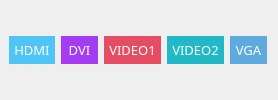
     <widget class="QWidget" name="m_pDisplayWidget" native="true">
      <property name="minimumSize">
       <size>
        <width>0</width>
        <height>54</height>
       </size>
      </property>
      <property name="styleSheet">
       <string notr="true">.QWidget#m_pDisplayWidget{
background-color: rgb(244,244,244);
}</string>
      </property>
      <layout class="QHBoxLayout" name="horizontalLayout">
       <property name="leftMargin">
        <number>9</number>
       </property>
       <property name="topMargin">
        <number>0</number>
       </property>
       <property name="bottomMargin">
        <number>0</number>
       </property>
       <item>
        <widget class="QPushButton" name="m_pDisplayHDMIBtn">
         <property name="minimumSize">
          <size>
           <width>37</width>
           <height>18</height>
          </size>
         </property>
         <property name="font">
          <font>
           <family>微软雅黑</family>
           <pointsize>10</pointsize>
          </font>
         </property>
         <property name="styleSheet">
          <string notr="true">QPushButton {
    background-color: rgb(79,197,247);
    border-width: 2px;
    border-color: rgb(79,197,247);
    border-style: solid;
    border-radius: 0;
    padding: 3px;
    min-width: 9ex;
    min-height: 2.5ex;
	color: rgb(255,255,255);
}

QPushButton:hover {
    background-color: rgb(79,197,247);
    border-color: rgb(255, 255, 255);
}

/* Increase the padding, so the text is shifted when the button is
   pressed. */
QPushButton:pressed {
    padding-left: 5px;
    padding-top: 5px;
    background-color: rgb(79,197,247);
}</string>
         </property>
         <property name="text">
          <string>HDMI</string>
         </property>
        </widget>
       </item>
       <item>
        <widget class="QPushButton" name="m_pDisplayDVIBtn">
         <property name="minimumSize">
          <size>
           <width>37</width>
           <height>18</height>
          </size>
         </property>
         <property name="font">
          <font>
           <family>微软雅黑</family>
           <pointsize>10</pointsize>
          </font>
         </property>
         <property name="styleSheet">
          <string notr="true">QPushButton {
    background-color: rgb(164,60,243);
    border-width: 2px;
    border-color: rgb(164,60,243);
    border-style: solid;
    border-radius: 0;
    padding: 3px;
    min-width: 9ex;
    min-height: 2.5ex;
	color: rgb(255,255,255);
}

QPushButton:hover {
    background-color: rgb(164,60,243);
    border-color: rgb(255, 255, 255);
}

/* Increase the padding, so the text is shifted when the button is
   pressed. */
QPushButton:pressed {
    padding-left: 5px;
    padding-top: 5px;
    background-color: rgb(164,60,243);
}</string>
         </property>
         <property name="text">
          <string>DVI</string>
         </property>
        </widget>
       </item>
       <item>
        <widget class="QPushButton" name="m_pDisplayVideo1Btn">
         <property name="minimumSize">
          <size>
           <width>37</width>
           <height>18</height>
          </size>
         </property>
         <property name="font">
          <font>
           <family>微软雅黑</family>
           <pointsize>10</pointsize>
          </font>
         </property>
         <property name="styleSheet">
          <string notr="true">QPushButton {
    background-color: rgb(230,76,100);
    border-width: 2px;
    border-color: rgb(230,76,100);
    border-style: solid;
    border-radius: 0;
    padding: 3px;
    min-width: 9ex;
    min-height: 2.5ex;
	color: rgb(255,255,255);
}

QPushButton:hover {
    background-color: rgb(230,76,100);
    border-color: rgb(255, 255, 255);
}

/* Increase the padding, so the text is shifted when the button is
   pressed. */
QPushButton:pressed {
    padding-left: 5px;
    padding-top: 5px;
    background-color: rgb(230,76,100);
}</string>
         </property>
         <property name="text">
          <string>VIDEO1</string>
         </property>
        </widget>
       </item>
       <item>
        <widget class="QPushButton" name="m_pdisplayVIDEO2Btn">
         <property name="minimumSize">
          <size>
           <width>37</width>
           <height>18</height>
          </size>
         </property>
         <property name="font">
          <font>
           <family>微软雅黑</family>
           <pointsize>10</pointsize>
          </font>
         </property>
         <property name="styleSheet">
          <string notr="true">QPushButton {
    background-color: rgb(33,185,199);
    border-width: 2px;
    border-color: rgb(33,185,199);
    border-style: solid;
    border-radius: 0;
    padding: 3px;
    min-width: 9ex;
    min-height: 2.5ex;
	color: rgb(255,255,255);
}

QPushButton:hover {
    background-color: rgb(33,185,199);
    border-color: rgb(255, 255, 255);
}

/* Increase the padding, so the text is shifted when the button is
   pressed. */
QPushButton:pressed {
    padding-left: 5px;
    padding-top: 5px;
    background-color: rgb(33,185,199);
}</string>
         </property>
         <property name="text">
          <string>VIDEO2</string>
         </property>
        </widget>
       </item>
       <item>
        <widget class="QPushButton" name="m_pDisplayVGABtn">
         <property name="minimumSize">
          <size>
           <width>37</width>
           <height>18</height>
          </size>
         </property>
         <property name="font">
          <font>
           <family>微软雅黑</family>
           <pointsize>10</pointsize>
          </font>
         </property>
         <property name="styleSheet">
          <string notr="true">QPushButton {
    background-color: rgb(94,170,222);
    border-width: 2px;
    border-color: rgb(94,170,222);
    border-style: solid;
    border-radius: 0;
    padding: 3px;
    min-width: 9ex;
    min-height: 2.5ex;
	color: rgb(255,255,255);
}

QPushButton:hover {
    background-color: rgb(94,170,222);
    border-color: rgb(255, 255, 255);
}

/* Increase the padding, so the text is shifted when the button is
   pressed. */
QPushButton:pressed {
    padding-left: 5px;
    padding-top: 5px;
    background-color: rgb(94,170,222);
}</string>
         </property>
         <property name="text">
          <string>VGA</string>
         </property>
        </widget>
       </item>
      </layout>
     </widget>
